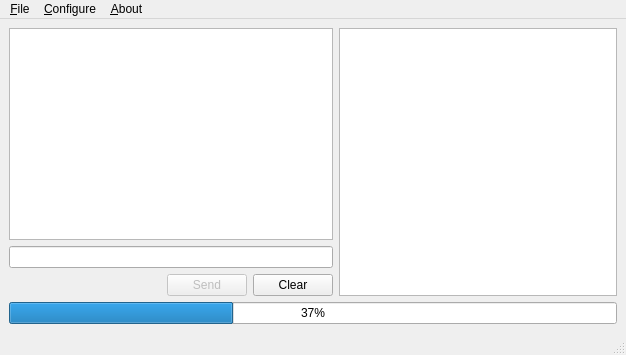
<?xml version="1.0" encoding="UTF-8"?>
<ui version="4.0">
 <class>MainWindow</class>
 <widget class="QMainWindow" name="MainWindow">
  <property name="geometry">
   <rect>
    <x>0</x>
    <y>0</y>
    <width>626</width>
    <height>355</height>
   </rect>
  </property>
  <property name="windowTitle">
   <string>DISSENT</string>
  </property>
  <widget class="QWidget" name="centralwidget">
   <layout class="QVBoxLayout" name="verticalLayout_2">
    <item>
     <layout class="QHBoxLayout" name="horizontalLayout_2">
      <item>
       <layout class="QVBoxLayout" name="verticalLayout">
        <item>
         <widget class="QTextEdit" name="outputTextEdit">
          <property name="readOnly">
           <bool>true</bool>
          </property>
         </widget>
        </item>
        <item>
         <widget class="QLineEdit" name="inputLineEdit"/>
        </item>
        <item>
         <layout class="QHBoxLayout" name="horizontalLayout">
          <item>
           <spacer name="horizontalSpacer">
            <property name="orientation">
             <enum>Qt::Horizontal</enum>
            </property>
            <property name="sizeHint" stdset="0">
             <size>
              <width>158</width>
              <height>18</height>
             </size>
            </property>
           </spacer>
          </item>
          <item>
           <widget class="QPushButton" name="sendButton">
            <property name="enabled">
             <bool>false</bool>
            </property>
            <property name="text">
             <string>Send</string>
            </property>
           </widget>
          </item>
          <item>
           <widget class="QPushButton" name="clearButton">
            <property name="text">
             <string>Clear</string>
            </property>
           </widget>
          </item>
         </layout>
        </item>
       </layout>
      </item>
      <item>
       <widget class="QTableView" name="queuedMsgView"/>
      </item>
     </layout>
    </item>
    <item>
     <widget class="QProgressBar" name="progressBar">
      <property name="value">
       <number>37</number>
      </property>
     </widget>
    </item>
   </layout>
  </widget>
  <widget class="QMenuBar" name="menubar">
   <property name="geometry">
    <rect>
     <x>0</x>
     <y>0</y>
     <width>626</width>
     <height>22</height>
    </rect>
   </property>
   <widget class="QMenu" name="menuFile">
    <property name="title">
     <string>&amp;File</string>
    </property>
    <addaction name="action_Exit"/>
   </widget>
   <widget class="QMenu" name="menu_Configure">
    <property name="title">
     <string>&amp;Configure</string>
    </property>
   </widget>
   <widget class="QMenu" name="menu_About">
    <property name="title">
     <string>&amp;About</string>
    </property>
   </widget>
   <addaction name="menuFile"/>
   <addaction name="menu_Configure"/>
   <addaction name="menu_About"/>
  </widget>
  <widget class="QStatusBar" name="statusbar"/>
  <action name="action_Exit">
   <property name="text">
    <string>&amp;Exit</string>
   </property>
  </action>
 </widget>
 <tabstops>
  <tabstop>outputTextEdit</tabstop>
  <tabstop>inputLineEdit</tabstop>
  <tabstop>sendButton</tabstop>
  <tabstop>clearButton</tabstop>
  <tabstop>queuedMsgView</tabstop>
 </tabstops>
 <resources/>
 <connections/>
</ui>
